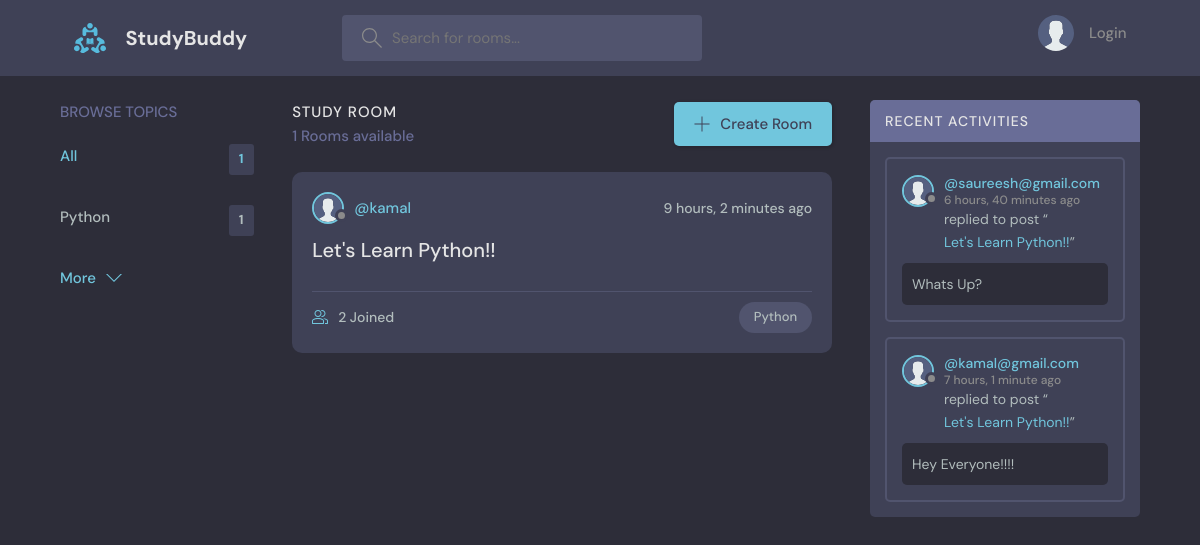
The page / on the database its author committed.
### base/models.py (models this page shows, shortened)
class Topic(models.Model):
    name=models.CharField(max_length=200)

class Room(models.Model):
    host=models.ForeignKey(User,on_delete=models.SET_NULL,null=True)
    topic=models.ForeignKey(Topic,on_delete=models.SET_NULL,null=True)
    name=models.CharField(max_length=100)
    description=models.TextField(null=True,blank=True)
    participants=models.ManyToManyField(User, related_name='participants',blank=True)
    updated=models.DateTimeField(auto_now=True)
    created=models.DateTimeField(auto_now_add=True)
    class Meta:
        ordering=['-updated','-created']
    def __str__(self):
        return self.name

class User(AbstractUser):
    name=models.TextField(max_length=200,null=True)
    email=models.EmailField(unique=True)
    bio=models.TextField(null=True)
    avatar=models.ImageField(null=True, default='avatar.svg')
    USERNAME_FIELD='email'
    REQUIRED_FIELDS=[]

class Message(models.Model):
    user=models.ForeignKey(User,on_delete=models.CASCADE)
    room=models.ForeignKey(Room,on_delete=models.CASCADE)
    body=models.TextField()
    updated=models.DateTimeField(auto_now=True)
    created=models.DateTimeField(auto_now_add=True)
    class Meta:
        ordering=['-updated','-created']

### base/views.py (the view)
# urls.py: path('',views.home,name='home'),
def home(request):
    q=request.GET.get('q') if request.GET.get('q')!=None else ''
    rooms=Room.objects.filter(Q(topic__name__icontains=q)|
                             Q(name__icontains=q) |
                             Q(description__icontains=q))
    topics=Topic.objects.all()[0:5]
    roomcount=rooms.count()
    room_messages=Message.objects.filter(Q(room__topic__name__icontains=q))
    context={'rooms':rooms,'topics':topics,'roomcount':roomcount,'room_messages':room_messages}
    return render(request, 'base/home.html', context)

### base/templates/base/home.html (shortened to what this page needs)
{%extends 'main.html'%}
{%block content%}
<main class="layout layout--3">
  <div class="container">
    {% include 'base/topics_component.html' %}
    <div class="roomList">
      <div class="roomList__header">
        <div>
          <h2>Study Room</h2>
          <p>{{roomcount}} Rooms available</p>
        </div>
        <a class="btn btn--main" href="{%url 'create-room'%}">
          <svg version="1.1" xmlns="http://www.w3.org/2000/svg" width="32" height="32" viewBox="0 0 32 32">
            <title>add</title>
            <path
              d="M16.943 0.943h-1.885v14.115h-14.115v1.885h14.115v14.115h1.885v-14.115h14.115v-1.885h-14.115v-14.115z"
            ></path>
          </svg>
          Create Room
        </a>
      </div>
      {% include 'base/feed_component.html' %}
    </div>
    {% include 'base/activity_component.html' %}
  </div>
</main>
{%endblock content%}

### base/templates/base/topics_component.html
<div class="topics">
    <div class="topics__header">
      <h2>Browse Topics</h2>
    </div>
    <ul class="topics__list">
      <li>
        <a href="{%url 'topics'%}" class="active">All <span>{{topics.count}}</span></a>
      </li>
      {%for topic in topics%}
      <li>
        <a href="{%url 'home'%}?q={{topic.name|urlencode}}">{{topic.name}} <span>{{topic.room_set.all.count}}</span></a>
      </li>
      {%endfor%}
    </ul>
    <a class="btn btn--link" href="{%url 'topics'%}">
      More
      <svg version="1.1" xmlns="http://www.w3.org/2000/svg" width="32" height="32" viewBox="0 0 32 32">
        <title>chevron-down</title>
        <path d="M16 21l-13-13h-3l16 16 16-16h-3l-13 13z"></path>
      </svg>
    </a>
</div>

### base/templates/base/feed_component.html (shortened to what this page needs)
{%for room in rooms%}
<div class="roomListRoom">
    <div class="roomListRoom__header">
      <a href="{%url 'user-profile' room.host.id%}" class="roomListRoom__author">
        <div class="avatar avatar--small">
          <img src="{{room.host.avatar.url}}" />
        </div>
        <span>@{{room.host.username}}</span>
      </a>
      <div class="roomListRoom__actions">
        <span>{{room.created|timesince}} ago</span>
      </div>
    </div>
    <div class="roomListRoom__content">
      <a href="{%url 'room' room.id%}">{{room.name}}</a>
    </div>
    <div class="roomListRoom__meta">
      <a href="{%url 'room' room.id%}" class="roomListRoom__joined">
        {{room.participants.all.count}} Joined
      </a>
      <p class="roomListRoom__topic">{{room.topic.name}}</p>
    </div>
  </div>
{%endfor%}

### base/templates/base/activity_component.html (shortened to what this page needs)
<div class="activities">
    <div class="activities__header">
      <h2>Recent Activities</h2>
    </div>
    {% for message in room_messages%}
    <div class="activities__box">
      <div class="activities__boxHeader roomListRoom__header">
        <a href="{%url 'user-profile' message.user.id%}" class="roomListRoom__author">
          <div class="avatar avatar--small">
            <img src="{{message.user.avatar.url}}" />
          </div>
          <p>
            @{{message.user}}
            <span>{{message.created|timesince}} ago</span>
          </p>
        </a>
      </div>
      <div class="activities__boxContent">
        <p>replied to post “<a href="{%url 'room' message.room.id%}">{{message.room}}</a>”</p>
        <div class="activities__boxRoomContent">
          {{message.body}}
        </div>
      </div>
    </div>
    {%endfor%}
</div>

### rows shown on the page
Topic: name "Python", room_set.all.count "1"
Room: host.avatar (placeholder picture), host.username "kamal", created "9 hours, 2 minutes", name "Let's Learn Python!!", participants.all.count "2", topic.name "Python"
Message: user.avatar (placeholder picture), user "saureesh@gmail.com", created "6 hours, 40 minutes", room "Let's Learn Python!!", body "Whats Up?"
Message: user.avatar (placeholder picture), user "kamal@gmail.com", created "7 hours, 1 minute", room "Let's Learn Python!!", body "Hey Everyone!!!!"

### other values the page prints
{{ topics.count }} "1"
{{ roomcount }} "1"
